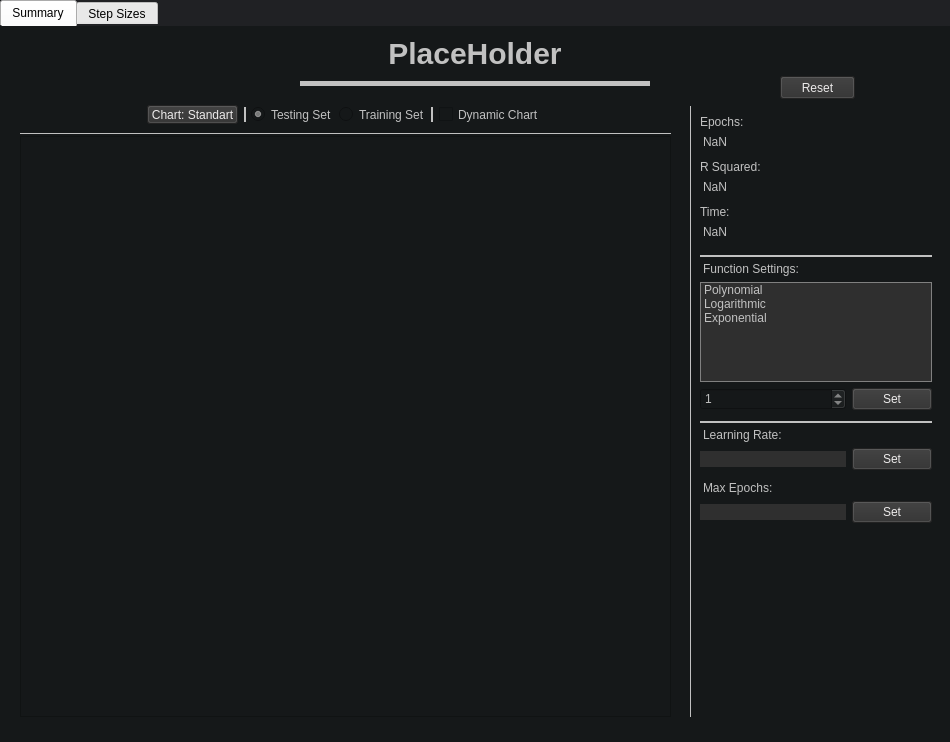
<?xml version="1.0" encoding="UTF-8"?>
<ui version="4.0">
 <class>TabWidget</class>
 <widget class="QTabWidget" name="TabWidget">
  <property name="geometry">
   <rect>
    <x>0</x>
    <y>0</y>
    <width>950</width>
    <height>742</height>
   </rect>
  </property>
  <property name="windowTitle">
   <string>TabWidget</string>
  </property>
  <property name="styleSheet">
   <string notr="true">QTabWidget{background-color: #202124; border:none;}</string>
  </property>
  <property name="tabShape">
   <enum>QTabWidget::Rounded</enum>
  </property>
  <property name="currentIndex">
   <number>0</number>
  </property>
  <widget class="QWidget" name="summeryTab">
   <property name="styleSheet">
    <string notr="true">QWidget{background-color: #151819; }</string>
   </property>
   <attribute name="title">
    <string>Summary</string>
   </attribute>
   <widget class="QLabel" name="HeadingL">
    <property name="geometry">
     <rect>
      <x>300</x>
      <y>0</y>
      <width>350</width>
      <height>60</height>
     </rect>
    </property>
    <property name="styleSheet">
     <string notr="true">QLabel{ color:#C1C1C1; font: bold;  font-size: 30px; border:solid #C1C1C1; border-width: 0px px 5px 0px}</string>
    </property>
    <property name="text">
     <string>PlaceHolder</string>
    </property>
    <property name="alignment">
     <set>Qt::AlignCenter</set>
    </property>
   </widget>
   <widget class="QFrame" name="StatsFrame">
    <property name="enabled">
     <bool>true</bool>
    </property>
    <property name="geometry">
     <rect>
      <x>690</x>
      <y>80</y>
      <width>251</width>
      <height>611</height>
     </rect>
    </property>
    <property name="styleSheet">
     <string notr="true">QFrame{ border: solid #C1C1C1; border-width: 0px 0px 0px 1px;}</string>
    </property>
    <property name="frameShape">
     <enum>QFrame::StyledPanel</enum>
    </property>
    <property name="frameShadow">
     <enum>QFrame::Raised</enum>
    </property>
    <layout class="QGridLayout" name="gridLayout">
     <item row="9" column="0" colspan="2">
      <widget class="QListWidget" name="listWidget">
       <property name="enabled">
        <bool>true</bool>
       </property>
       <property name="minimumSize">
        <size>
         <width>0</width>
         <height>100</height>
        </size>
       </property>
       <property name="maximumSize">
        <size>
         <width>16777215</width>
         <height>100</height>
        </size>
       </property>
       <property name="styleSheet">
        <string notr="true">QListWidget{ background-color: #2F2F2F;color:#C1C1C1;border: solid grey; border-width: 1px;}</string>
       </property>
       <property name="sizeAdjustPolicy">
        <enum>QAbstractScrollArea::AdjustToContents</enum>
       </property>
       <item>
        <property name="text">
         <string>Polynomial</string>
        </property>
       </item>
       <item>
        <property name="text">
         <string>Logarithmic</string>
        </property>
       </item>
       <item>
        <property name="text">
         <string>Exponential</string>
        </property>
       </item>
      </widget>
     </item>
     <item row="12" column="0">
      <widget class="QLineEdit" name="LearnLLineEdit">
       <property name="enabled">
        <bool>true</bool>
       </property>
       <property name="styleSheet">
        <string notr="true">QLineEdit {background-color: #2F2F2F; color: #edebeb; border: solid red; width: 9px 1px 1px 1px}</string>
       </property>
      </widget>
     </item>
     <item row="12" column="1">
      <widget class="QPushButton" name="LearnLSBtn">
       <property name="styleSheet">
        <string notr="true">QPushButton {background-color: #2F2F2F; color: #edebeb; text-align: center; }</string>
       </property>
       <property name="text">
        <string>Set</string>
       </property>
      </widget>
     </item>
     <item row="3" column="0">
      <widget class="QLabel" name="EpochLNum">
       <property name="styleSheet">
        <string notr="true">QLabel{ color:#C1C1C1; margin-bottom: 5px;border: None;}</string>
       </property>
       <property name="text">
        <string>NaN</string>
       </property>
      </widget>
     </item>
     <item row="15" column="0">
      <spacer name="verticalSpacer">
       <property name="orientation">
        <enum>Qt::Vertical</enum>
       </property>
       <property name="sizeHint" stdset="0">
        <size>
         <width>20</width>
         <height>40</height>
        </size>
       </property>
      </spacer>
     </item>
     <item row="10" column="1">
      <widget class="QPushButton" name="PotenzSubBtn">
       <property name="enabled">
        <bool>false</bool>
       </property>
       <property name="styleSheet">
        <string notr="true">QPushButton {background-color: #2F2F2F; color: #edebeb; text-align: center; }</string>
       </property>
       <property name="text">
        <string>Set</string>
       </property>
      </widget>
     </item>
     <item row="13" column="0">
      <widget class="QLabel" name="MaxEpochLabel">
       <property name="styleSheet">
        <string notr="true">QLabel{ color:#C1C1C1;margin-top: 5px;border: None;}</string>
       </property>
       <property name="text">
        <string>Max Epochs:</string>
       </property>
      </widget>
     </item>
     <item row="14" column="1">
      <widget class="QPushButton" name="MaxEpochBtn">
       <property name="styleSheet">
        <string notr="true">QPushButton {background-color: #2F2F2F; color: #edebeb; text-align: center; }</string>
       </property>
       <property name="text">
        <string>Set</string>
       </property>
      </widget>
     </item>
     <item row="5" column="0">
      <widget class="QLabel" name="RSquaredLNum">
       <property name="styleSheet">
        <string notr="true">QLabel{ color:#C1C1C1; margin-bottom: 5px;border: None;}</string>
       </property>
       <property name="text">
        <string>NaN</string>
       </property>
      </widget>
     </item>
     <item row="4" column="0" colspan="2">
      <widget class="QLabel" name="RSquaredL">
       <property name="styleSheet">
        <string notr="true">QLabel{ color:#C1C1C1;border: None;}</string>
       </property>
       <property name="text">
        <string>R Squared:</string>
       </property>
      </widget>
     </item>
     <item row="14" column="0">
      <widget class="QLineEdit" name="MaxEpochLEdit">
       <property name="enabled">
        <bool>true</bool>
       </property>
       <property name="styleSheet">
        <string notr="true">QLineEdit {background-color: #2F2F2F; color: #edebeb; border: solid red; width: 9px 1px 1px 1px}</string>
       </property>
       <property name="clearButtonEnabled">
        <bool>false</bool>
       </property>
      </widget>
     </item>
     <item row="7" column="0">
      <widget class="QLabel" name="TimeLNum">
       <property name="styleSheet">
        <string notr="true">QLabel{ color:#C1C1C1; margin-bottom: 10px;border: None;}</string>
       </property>
       <property name="text">
        <string>NaN</string>
       </property>
      </widget>
     </item>
     <item row="10" column="0">
      <widget class="QSpinBox" name="PotenzSpinBox">
       <property name="enabled">
        <bool>false</bool>
       </property>
       <property name="styleSheet">
        <string notr="true"/>
       </property>
       <property name="wrapping">
        <bool>true</bool>
       </property>
       <property name="minimum">
        <number>1</number>
       </property>
       <property name="maximum">
        <number>20</number>
       </property>
      </widget>
     </item>
     <item row="2" column="0">
      <widget class="QLabel" name="EpochL">
       <property name="styleSheet">
        <string notr="true">QLabel{ color:#C1C1C1; border: None;}</string>
       </property>
       <property name="text">
        <string>Epochs:</string>
       </property>
      </widget>
     </item>
     <item row="6" column="0">
      <widget class="QLabel" name="TimeL">
       <property name="styleSheet">
        <string notr="true">QLabel{ color:#C1C1C1;border: None;}</string>
       </property>
       <property name="text">
        <string>Time:</string>
       </property>
      </widget>
     </item>
     <item row="8" column="0" colspan="2">
      <widget class="QLabel" name="label">
       <property name="styleSheet">
        <string notr="true">QLabel{ color:#C1C1C1;border: None;	border:  solid #C1C1C1; border-width: 2px 0px 0px 0px;padding-top:5px;}</string>
       </property>
       <property name="text">
        <string>Function Settings:</string>
       </property>
      </widget>
     </item>
     <item row="11" column="0" colspan="2">
      <widget class="QLabel" name="LearnL">
       <property name="styleSheet">
        <string notr="true">QLabel{ color:#C1C1C1;margin-top: 5px;border: None; border:  solid #C1C1C1; border-width: 2px 0px 0px 0px; padding-top:5px;}</string>
       </property>
       <property name="text">
        <string>Learning Rate:</string>
       </property>
      </widget>
     </item>
    </layout>
   </widget>
   <widget class="QFrame" name="chartSettingFrame">
    <property name="geometry">
     <rect>
      <x>20</x>
      <y>70</y>
      <width>651</width>
      <height>38</height>
     </rect>
    </property>
    <property name="styleSheet">
     <string notr="true">QFrame{ border: solid #C1C1C1; border-width: 0px 0px 1px 0px;}</string>
    </property>
    <property name="frameShape">
     <enum>QFrame::StyledPanel</enum>
    </property>
    <property name="frameShadow">
     <enum>QFrame::Raised</enum>
    </property>
    <layout class="QHBoxLayout" name="horizontalLayout">
     <item>
      <spacer name="horizontalSpacer_2">
       <property name="orientation">
        <enum>Qt::Horizontal</enum>
       </property>
       <property name="sizeHint" stdset="0">
        <size>
         <width>40</width>
         <height>20</height>
        </size>
       </property>
      </spacer>
     </item>
     <item>
      <widget class="QPushButton" name="pushButton">
       <property name="styleSheet">
        <string notr="true">QPushButton {background-color: #2F2F2F; color: #edebeb; text-align: center; }</string>
       </property>
       <property name="text">
        <string>Chart: Standart</string>
       </property>
      </widget>
     </item>
     <item>
      <widget class="QRadioButton" name="TestBtn">
       <property name="styleSheet">
        <string notr="true">QRadioButton{ color:#C1C1C1;border: solid #C1C1C1; border-width: 0px 0px 0px 2px; padding-left: 5px}</string>
       </property>
       <property name="text">
        <string>Testing Set</string>
       </property>
       <property name="checked">
        <bool>true</bool>
       </property>
      </widget>
     </item>
     <item>
      <widget class="QRadioButton" name="TrainBtn">
       <property name="styleSheet">
        <string notr="true">QRadioButton{ color:#C1C1C1; padding-right: 5px;border: solid #C1C1C1; border-width: 0px 2px 0px 0px;}</string>
       </property>
       <property name="text">
        <string>Training Set</string>
       </property>
      </widget>
     </item>
     <item>
      <widget class="QCheckBox" name="DynamcChartcheck">
       <property name="styleSheet">
        <string notr="true">QCheckBox{ color:#C1C1C1;}</string>
       </property>
       <property name="text">
        <string>Dynamic Chart</string>
       </property>
      </widget>
     </item>
     <item>
      <spacer name="horizontalSpacer">
       <property name="orientation">
        <enum>Qt::Horizontal</enum>
       </property>
       <property name="sizeHint" stdset="0">
        <size>
         <width>40</width>
         <height>20</height>
        </size>
       </property>
      </spacer>
     </item>
    </layout>
   </widget>
   <widget class="QFrame" name="ChatFrame">
    <property name="geometry">
     <rect>
      <x>20</x>
      <y>110</y>
      <width>651</width>
      <height>581</height>
     </rect>
    </property>
    <property name="frameShape">
     <enum>QFrame::StyledPanel</enum>
    </property>
    <property name="frameShadow">
     <enum>QFrame::Raised</enum>
    </property>
   </widget>
   <widget class="QPushButton" name="pushButton_2">
    <property name="geometry">
     <rect>
      <x>780</x>
      <y>50</y>
      <width>75</width>
      <height>23</height>
     </rect>
    </property>
    <property name="styleSheet">
     <string notr="true">QPushButton {background-color: #2F2F2F; color: #edebeb; text-align: center; }</string>
    </property>
    <property name="text">
     <string>Reset</string>
    </property>
   </widget>
  </widget>
  <widget class="QWidget" name="tab_2">
   <property name="styleSheet">
    <string notr="true">QWidget{background-color: #151819; }</string>
   </property>
   <attribute name="title">
    <string>Step Sizes</string>
   </attribute>
   <widget class="QLabel" name="label_2">
    <property name="geometry">
     <rect>
      <x>300</x>
      <y>0</y>
      <width>350</width>
      <height>60</height>
     </rect>
    </property>
    <property name="styleSheet">
     <string notr="true">QLabel{ color:grey; font: bold;  font-size: 30px; border:solid grey; border-width: 0px px 5px 0px}</string>
    </property>
    <property name="text">
     <string>PlaceHolder</string>
    </property>
    <property name="alignment">
     <set>Qt::AlignCenter</set>
    </property>
   </widget>
   <widget class="QScrollArea" name="scrollArea">
    <property name="geometry">
     <rect>
      <x>19</x>
      <y>79</y>
      <width>911</width>
      <height>631</height>
     </rect>
    </property>
    <property name="widgetResizable">
     <bool>true</bool>
    </property>
    <widget class="QWidget" name="scrollAreaWidgetContents">
     <property name="geometry">
      <rect>
       <x>0</x>
       <y>0</y>
       <width>909</width>
       <height>629</height>
      </rect>
     </property>
    </widget>
   </widget>
  </widget>
 </widget>
 <resources/>
 <connections/>
</ui>
